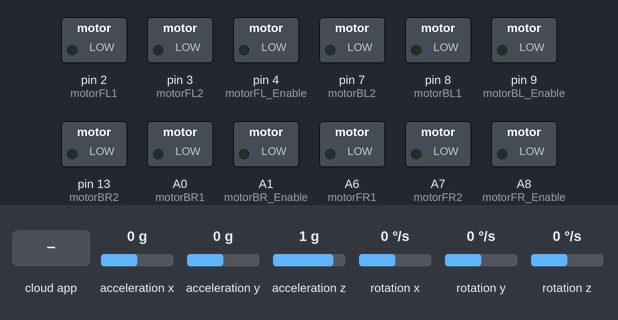
Recording of a program running on a simulated Teensy 4. Shown: switched loads named in the program (green lamp = pin HIGH). Inputs (shaded band) come from the test bench; at power-on: acceleration x 0 g, acceleration y 0 g, acceleration z 1 g, rotation x 0 °/s, rotation y 0 °/s, rotation z 0 °/s. The ROS host is connected and sends only what is stated.

Above: at 1.7 s.
1.8 s: the phone or cloud app sets linear.x to -100
At 2.1 s:
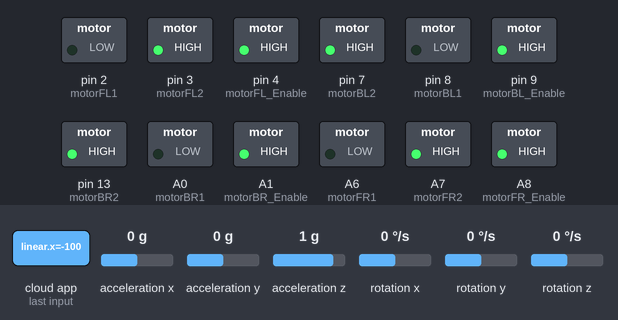
3.3 s: the phone or cloud app sets angular.z to -100
At 4.5 s:
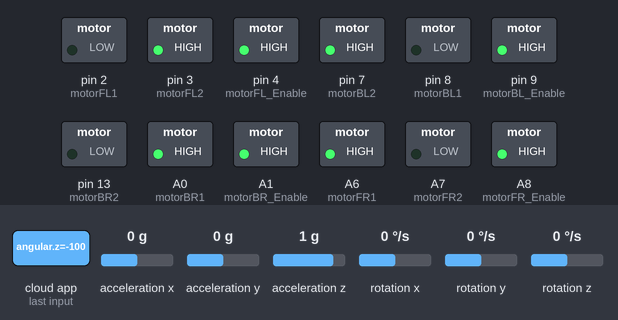
4.8 s: the phone or cloud app sets linear.x to 100
At 5.9 s:
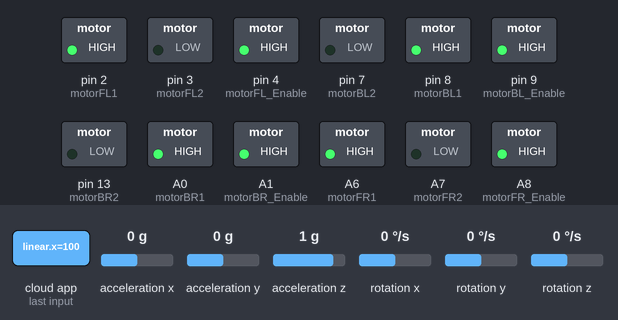
6.3 s: the phone or cloud app sets linear.x to 0
At 7.0 s:
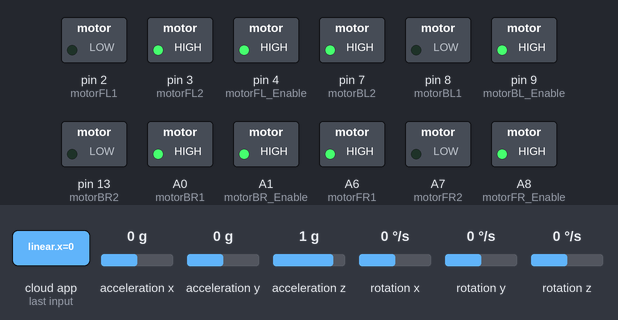
7.8 s: the phone or cloud app sets angular.z to 0
At 9.0 s:
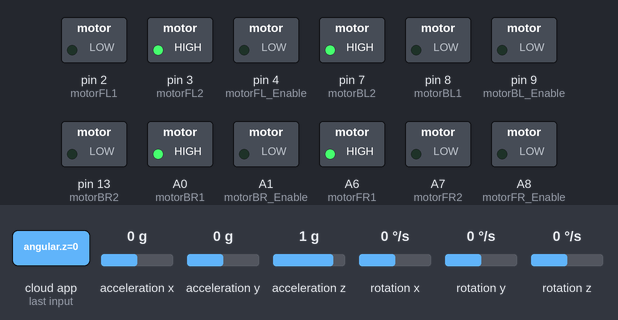
9.3 s: the phone or cloud app sets angular.z to 100
At 10.2 s:
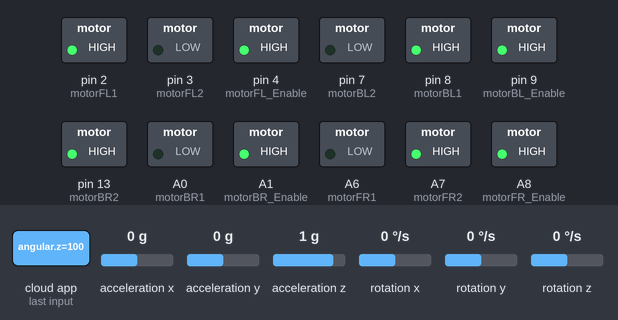
Timing chart, 0 to 11.8 s (numbered marks = the images above; inputs shaded):
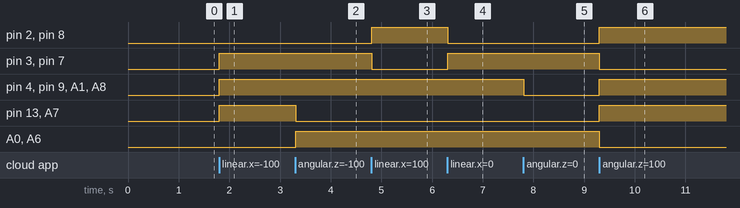

The program:

main.cpp
```cpp
#include <ros.h>
#include <geometry_msgs/Twist.h>
#include <std_msgs/Float64.h>
#include <motor_control.h>
#include <mpu6050.h>

#define COMMAND_RATE 5 // hz

double radius = 0.035;
double ly = 0.18;
double lx = 0.27;
double lower_speed_limit = 0;
double upper_speed_limit = 10;

double lower_pwm_limit = 0;
double upper_pwm_limit = 255;

static unsigned long prev_control_time = 0;
static unsigned long now = 0;
static unsigned long lastTime = 0;

ros::NodeHandle nh;
ros::Publisher imu_pub("imu_raw", &floatArrayMsg);

void commandCallback(const geometry_msgs::Twist &cmd_msg)
{

  Vx = cmd_msg.linear.x;
  Vy = cmd_msg.linear.y;
  Wz = cmd_msg.angular.z;
}

void FourMecanumKinematic()
{
  // forward kinematics of a Four Mecanum Wheeled Mobile Robot
  w_fl = (1 / radius) * (Vx - Vy - (lx + ly) * Wz);
  w_fr = (1 / radius) * (Vx + Vy + (lx + ly) * Wz);
  w_rl = (1 / radius) * (Vx + Vy - (lx + ly) * Wz);
  w_rr = (1 / radius) * (Vx - Vy + (lx + ly) * Wz);

  // inverse kinematics of a Four Mecanum Wheeled Mobile Robot
  // Vx_ = (w_fl + w_fr + w_rl + w_rr) * (radius / 4);
  // Vy_ = (-w_fl + w_fr + w_rl - w_rr) * (radius / 4);
  // Wz_ = (-w_fl + w_fr - w_rl + w_rr) * (radius / (4 * (lx + ly)));

  pwm_fl = abs(map(w_fl, lower_speed_limit, upper_speed_limit, lower_pwm_limit, upper_pwm_limit));
  pwm_fr = abs(map(w_fr, lower_speed_limit, upper_speed_limit, lower_pwm_limit, upper_pwm_limit));
  pwm_rl = abs(map(w_rl, lower_speed_limit, upper_speed_limit, lower_pwm_limit, upper_pwm_limit));
  pwm_rr = abs(map(w_rr, lower_speed_limit, upper_speed_limit, lower_pwm_limit, upper_pwm_limit));

  // Serial.print("front left W: ");
  // Serial.println(w_fl);

  // Serial.print("front left pwm: ");
  // Serial.println(pwm_fl);
  if (Vx > 0)
  {
    straightAhead(pwm_fl, pwm_fr, pwm_rl, pwm_rr);
  }
  else if (Vy > 0)
  {
    sideWay(pwm_fl, pwm_fr, pwm_rl, pwm_rr);
  }
  else if (Wz > 0)
  {
    turnRound(pwm_fl, pwm_fr, pwm_rl, pwm_rr);
  }
  else if (Wz < 0)
  {
    turnRoundInv(pwm_fl, pwm_fr, pwm_rl, pwm_rr);
  }
  else if (Vx < 0)
  {
    straightBack(pwm_fl, pwm_fr, pwm_rl, pwm_rr);
  }
  else if (Vy < 0)
  {
    sideWayInv(pwm_fl, pwm_fr, pwm_rl, pwm_rr);
  }
  else
  {
    OFF();
  }
}

ros::Subscriber<geometry_msgs::Twist> sub("/cmd_vel", &commandCallback);

void setup()
{

  // Inizialize the ROS node on the Arduino
  nh.initNode();
  motorsSetup();
  // Serial.begin(9600);
  // Inform ROS that this node will subscribe to messages on a given topic
  nh.subscribe(sub);
  nh.advertise(imu_pub);
  setupIMU();
}

void loop()
{

  // now = millis();
  // int timeChange = (now - lastTime);
  // if ((millis() - prev_control_time) >= (1000 / COMMAND_RATE))
  // {
    FourMecanumKinematic();
    publishIMU();

    // lastTime = now;
  // }

  imu_pub.publish(&floatArrayMsg);
  nh.spinOnce();

  delay(1);

  // delay(2000);  // Wait for 2 seconds
}
```

motor_control.h
```cpp
#include <Arduino.h>


// Pin definitions for motor control
const int motorFL1 = 2;       // Front-left motor positive
const int motorFL2 = 3;        // Front-left motor negative
const int motorFL_Enable = 4; // Front-left motor enable pin

const int motorBL1 = 8;       // Back-left motor positive
const int motorBL2 = 7;        // Back-left motor negative
const int motorBL_Enable = 9; // Back-left motor enable pin


const int motorBR1 = 14;       // Back-right motor positive
const int motorBR2 = 13;       // Back-right motor negative
const int motorBR_Enable = 15; // Back-right motor enable pin

const int motorFR1 = 20;       // Front-right motor positive
const int motorFR2 = 21;       // Front-right motor negative
const int motorFR_Enable = 22; // Front-right motor enable pin


double w_fl;
double w_fr;
double w_rl;
double w_rr;

double Vx = 0.0;
double Vy = 0.0;
double Wz = 0.0;

// double Vx_ = 0;
// double Vy_ = 0;
// double Wz_ = 0;

double pwm_fl = 0;
double pwm_fr = 0;
double pwm_rl = 0;
double pwm_rr = 0;

void motorsSetup(){
  // Set motor control pins as outputs
  pinMode(motorFL1, OUTPUT);
  pinMode(motorFL2, OUTPUT);
  pinMode(motorFL_Enable, OUTPUT);

  pinMode(motorFR1, OUTPUT);
  pinMode(motorFR2, OUTPUT);
  pinMode(motorFR_Enable, OUTPUT);

  pinMode(motorBL1, OUTPUT);
  pinMode(motorBL2, OUTPUT);
  pinMode(motorBL_Enable, OUTPUT);

  pinMode(motorBR1, OUTPUT);
  pinMode(motorBR2, OUTPUT);
  pinMode(motorBR_Enable, OUTPUT);


}


// Function to move the robot forward
void straightAhead(double v_fl, double v_fr, double v_rl, double v_rr)
{
    // Set enable pins HIGH to enable the motors
    analogWrite(motorFL_Enable, v_fl);
    analogWrite(motorFR_Enable, v_fr);
    analogWrite(motorBL_Enable, v_rl);
    analogWrite(motorBR_Enable, v_rr);

    digitalWrite(motorFL1, HIGH);
    digitalWrite(motorFL2, LOW);

    digitalWrite(motorFR1, HIGH);
    digitalWrite(motorFR2, LOW);

    digitalWrite(motorBL1, HIGH);
    digitalWrite(motorBL2, LOW);

    digitalWrite(motorBR1, HIGH);
    digitalWrite(motorBR2, LOW);
}
void straightBack(double v_fl, double v_fr, double v_rl, double v_rr)
{
    // Set enable pins HIGH to enable the motors
    analogWrite(motorFL_Enable, v_fl);
    analogWrite(motorFR_Enable, v_fr);
    analogWrite(motorBL_Enable, v_rl);
    analogWrite(motorBR_Enable, v_rr);

    digitalWrite(motorFL1, LOW);
    digitalWrite(motorFL2, HIGH);

    digitalWrite(motorFR1, LOW);
    digitalWrite(motorFR2, HIGH);

    digitalWrite(motorBL1, LOW);
    digitalWrite(motorBL2, HIGH);

    digitalWrite(motorBR1, LOW);
    digitalWrite(motorBR2, HIGH);
}

void sideWay(double v_fl, double v_fr, double v_rl, double v_rr)
{
    // Set enable pins HIGH to enable the motors
    analogWrite(motorFL_Enable, v_fl);
    analogWrite(motorFR_Enable, v_fr);
    analogWrite(motorBL_Enable, v_rl);
    analogWrite(motorBR_Enable, v_rr);

    digitalWrite(motorFL1, HIGH);
    digitalWrite(motorFL2, LOW);

    digitalWrite(motorFR1, LOW);
    digitalWrite(motorFR2, HIGH);

    digitalWrite(motorBL1, LOW);
    digitalWrite(motorBL2, HIGH);

    digitalWrite(motorBR1, HIGH);
    digitalWrite(motorBR2, LOW);
}


void sideWayInv(double v_fl, double v_fr, double v_rl, double v_rr)
{
    // Set enable pins HIGH to enable the motors
    analogWrite(motorFL_Enable, v_fl);
    analogWrite(motorFR_Enable, v_fr);
    analogWrite(motorBL_Enable, v_rl);
    analogWrite(motorBR_Enable, v_rr);

    digitalWrite(motorFL1, LOW);
    digitalWrite(motorFL2, HIGH);

    digitalWrite(motorFR1, HIGH);
    digitalWrite(motorFR2, LOW);

    digitalWrite(motorBL1, HIGH);
    digitalWrite(motorBL2, LOW);

    digitalWrite(motorBR1, LOW);
    digitalWrite(motorBR2, HIGH);
}

void turnRound(double v_fl, double v_fr, double v_rl, double v_rr)
{
    // Set enable pins HIGH to enable the motors
    analogWrite(motorFL_Enable, v_fl);
    analogWrite(motorFR_Enable, v_fr);
    analogWrite(motorBL_Enable, v_rl);
    analogWrite(motorBR_Enable, v_rr);

    digitalWrite(motorFL1, HIGH);
    digitalWrite(motorFL2, LOW);

    digitalWrite(motorFR1, LOW);
    digitalWrite(motorFR2, HIGH);

    digitalWrite(motorBL1, HIGH);
    digitalWrite(motorBL2, LOW);

    digitalWrite(motorBR1, LOW);
    digitalWrite(motorBR2, HIGH);
}
void turnRoundInv(double v_fl, double v_fr, double v_rl, double v_rr)
{
    // Set enable pins HIGH to enable the motors
    analogWrite(motorFL_Enable, v_fl);
    analogWrite(motorFR_Enable, v_fr);
    analogWrite(motorBL_Enable, v_rl);
    analogWrite(motorBR_Enable, v_rr);

    digitalWrite(motorFL1, LOW);
    digitalWrite(motorFL2, HIGH);

    digitalWrite(motorFR1, HIGH);
    digitalWrite(motorFR2, LOW);

    digitalWrite(motorBL1, LOW);
    digitalWrite(motorBL2, HIGH);

    digitalWrite(motorBR1, HIGH);
    digitalWrite(motorBR2, LOW);
}

void OFF()
{
    // Set enable pins HIGH to enable the motors
    analogWrite(motorFL_Enable, 0);
    analogWrite(motorFR_Enable, 0);
    analogWrite(motorBL_Enable, 0);
    analogWrite(motorBR_Enable, 0);
}
```

mpu6050.h
```cpp
#include "I2Cdev.h"

#include "MPU6050_6Axis_MotionApps20.h"
//#include "MPU6050.h" // not necessary if using MotionApps include file

// Arduino Wire library is required if I2Cdev I2CDEV_ARDUINO_WIRE implementation
// is used in I2Cdev.h
#if I2CDEV_IMPLEMENTATION == I2CDEV_ARDUINO_WIRE
#include "Wire.h"
#endif

#include <std_msgs/Float32MultiArray.h>

MPU6050 mpu;
//MPU6050 mpu(0x69); // <-- use for AD0 high


bool blinkState = false;

// MPU control/status vars
bool dmpReady = false;  // set true if DMP init was successful
uint8_t mpuIntStatus;   // holds actual interrupt status byte from MPU
uint8_t devStatus;      // return status after each device operation (0 = success, !0 = error)
uint16_t packetSize;    // expected DMP packet size (default is 42 bytes)
uint16_t fifoCount;     // count of all bytes currently in FIFO
uint8_t fifoBuffer[64]; // FIFO storage buffer

// orientation/motion vars
Quaternion q;           // [w, x, y, z]         quaternion container
VectorInt16 aa;         // [x, y, z]            accel sensor measurements
VectorInt16 aaReal;     // [x, y, z]            gravity-free accel sensor measurements
VectorInt16 aaWorld;    // [x, y, z]            world-frame accel sensor measurements
VectorFloat gravity;    // [x, y, z]            gravity vector
float euler[3];         // [psi, theta, phi]    Euler angle container
float ypr[3];           // [yaw, pitch, roll]   yaw/pitch/roll container and gravity vector

float imu_data[6];

// packet structure for InvenSense teapot demo
uint8_t teapotPacket[14] = { '$', 0x02, 0, 0, 0, 0, 0, 0, 0, 0, 0x00, 0x00, '\r', '\n' };


volatile bool mpuInterrupt = false;     // indicates whether MPU interrupt pin has gone high
void dmpDataReady() {
  mpuInterrupt = true;
}


std_msgs::Float32MultiArray floatArrayMsg;


//std_msgs::Float32 floatMsg;
//ros::Publisher imu_pub("imu", &floatMsg);


void setupIMU(){


  //  nh.getHardware()->setBaud(57600);


#if I2CDEV_IMPLEMENTATION == I2CDEV_ARDUINO_WIRE
  Wire.begin();
  Wire.setClock(400000); // 400kHz I2C clock. Comment this line if having compilation difficulties
#elif I2CDEV_IMPLEMENTATION == I2CDEV_BUILTIN_FASTWIRE
  Fastwire::setup(400, true);
#endif


  mpu.initialize();


  devStatus = mpu.dmpInitialize();

  // supply your own gyro offsets here, scaled for min sensitivity
  mpu.setXGyroOffset(-15);
  mpu.setYGyroOffset(20);
  mpu.setZGyroOffset(0);

  mpu.setZAccelOffset(1788); // 1688 factory default for my test chip

  mpu.CalibrateAccel(6);
  mpu.CalibrateGyro(6);
  mpu.PrintActiveOffsets();

  mpu.setDMPEnabled(true);

  mpuIntStatus = mpu.getIntStatus();

  dmpReady = true;

  packetSize = mpu.dmpGetFIFOPacketSize();

  // Resize the array to the desired size
  floatArrayMsg.data_length = 6; // Adjust the size according to your needs


}


void publishIMU()
{
 //
  if (!dmpReady) return;
  // read a packet from FIFO
  if (mpu.dmpGetCurrentFIFOPacket(fifoBuffer)) { // Get the Latest packet

    // display Euler angles in degrees
    mpu.dmpGetQuaternion(&q, fifoBuffer);
    mpu.dmpGetEuler(euler, &q);


    imu_data[0] = euler[0] ;
    imu_data[1] = euler[1] ;
    imu_data[2] = euler[2];


    mpu.dmpGetQuaternion(&q, fifoBuffer);
    mpu.dmpGetAccel(&aa, fifoBuffer);
    mpu.dmpGetGravity(&gravity, &q);
    mpu.dmpGetLinearAccel(&aaReal, &aa, &gravity);

    imu_data[3] = aaReal.x /10 ;
    imu_data[4] = aaReal.y /10 ;
    imu_data[5] = aaReal.z/10;


    floatArrayMsg.data=imu_data;

    // blink LED to indicate activity
    blinkState = !blinkState;
    // nh.spinOnce();
  }
}
```

Measured:
- after the input at 1.8 s, pin 3 (motorFL2), pin 4 (motorFL_Enable), pin 7 (motorBL2), pin 9 (motorBL_Enable), pin 13 (motorBR2), A1 (motorBR_Enable), A7 (motorFR2), A8 (motorFR_Enable): LOW → HIGH at once
- after the input at 3.3 s, pin 13 (motorBR2), A7 (motorFR2): HIGH → LOW at once; A0 (motorBR1), A6 (motorFR1): LOW → HIGH at once
- after the input at 4.8 s, pin 2 (motorFL1), pin 8 (motorBL1): LOW → HIGH at once; pin 3 (motorFL2), pin 7 (motorBL2): HIGH → LOW at once
- after the input at 6.3 s, pin 2 (motorFL1), pin 8 (motorBL1): HIGH → LOW at once; pin 3 (motorFL2), pin 7 (motorBL2): LOW → HIGH at once
- after the input at 7.8 s, pin 4 (motorFL_Enable), pin 9 (motorBL_Enable), A1 (motorBR_Enable), A8 (motorFR_Enable): HIGH → LOW at once
- after the input at 9.3 s, pin 2 (motorFL1), pin 4 (motorFL_Enable), pin 8 (motorBL1), pin 9 (motorBL_Enable), pin 13 (motorBR2), A1 (motorBR_Enable), A7 (motorFR2), A8 (motorFR_Enable): LOW → HIGH at once; pin 3 (motorFL2), pin 7 (motorBL2), A0 (motorBR1), A6 (motorFR1): HIGH → LOW at once
